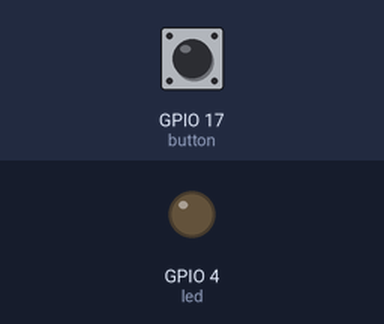
Simulated run of this program. Board: Raspberry Pi (BCM pin numbers). Parts: output pins drawn as LEDs (lit = HIGH). The inputs (shaded band) are chosen by the test bench; at power-on: GPIO 17 (button) HIGH.

Above: at 1.2 s.
1.3 s: GPIO 17 (button) pulled LOW for 0.15 s
At 1.37 s:
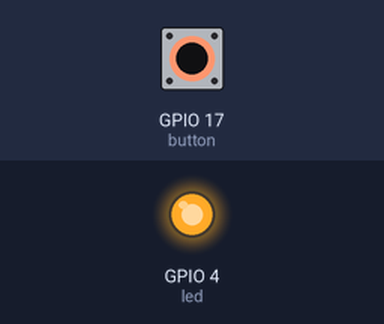
2.9 s: GPIO 17 (button) pulled LOW for 3.2 s
At 7.3 s:
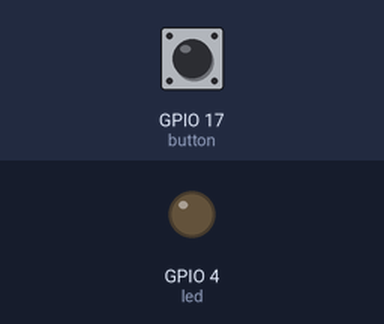
Timing chart, 0 to 8.8 s (numbered marks = the images above; inputs shaded):
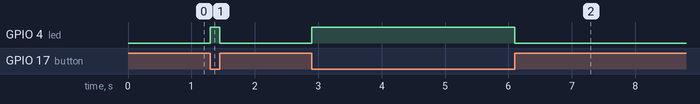

Measured:
- after the input at 1.3 s, GPIO 4 (led): LOW → HIGH at once, → LOW 0.15 s later
- after the input at 2.9 s, GPIO 4 (led): LOW → HIGH at once, → LOW 3.2 s later

The program:

button_led2.py
```python
#硬件：RaspiberryPi 4B
#连接方式：BCM17 (board:pin11) ---  连接开关一端
#         GND OV (board:pin39) ---  连接开关另一端
#         GPIO4 (board:pin7) ---  连接led一端
#         GND OV (board:pin39) ---  连接led另一端
#内容: 运行程序，按下按钮 LED点亮 释放按钮LED熄灭  键盘中断

from gpiozero import Button, LED
from time import sleep

button = Button(17)
led = LED(4)
while True:
    try:
        button.when_activated = led.on
        button.when_deactivated = led.off
        sleep(0.1)
    except KeyboardInterrupt:
        print("User Quit")
        break
```
